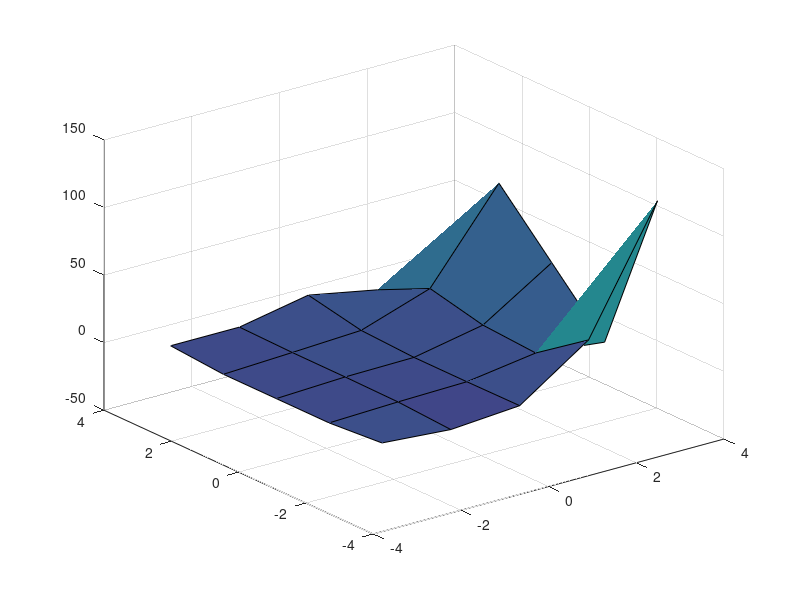

Reproduce this figure in MATLAB.
%Maria Violeta Paez 
%Helmholtz Equation - MECE 5397
clc
clear all 
%Ghost nodes, made as input in order to manipulate the code
n=input('Enter your value for n')
%Given values, constants
gamma=-1; ax=-pi; ay=-pi; by=pi; bx=pi;
%Creating vector with linespace function
x=linspace(ax,bx,n); y=linspace(ay,by,n);
%Boundary conditions
u=zeros(n);
u(:,1)=ax;
u(:,n)=((bx-ax).^2.*cos((pi.*bx)./ax))+((y(:)-ay)./(by-ay)).*(bx.*(bx-ax).^2-((bx-ax).^2.*cos((pi.*bx)./ax)));
u(1,:)=x(:).*(x(:)-ax).^2;
u(n,:)=(x(:)-ax).^2.*cos(pi.*x(:)./ax);
h=length(x)/n

for  j=2:n-1
    for i=2:n-1
        F=sin(pi.*((x(i)-ax)/(bx-ax))).*cos((pi/2).*(2.*(((y(j)-ay)/(by-ay))+1)));
        u(i,j)= 1/(4-gamma)*(u(i-1,j)+u(i+1,j)+u(i,j-1)+u(i,j+1))*(1/h);
    end 
end
surf(x,y,u)
